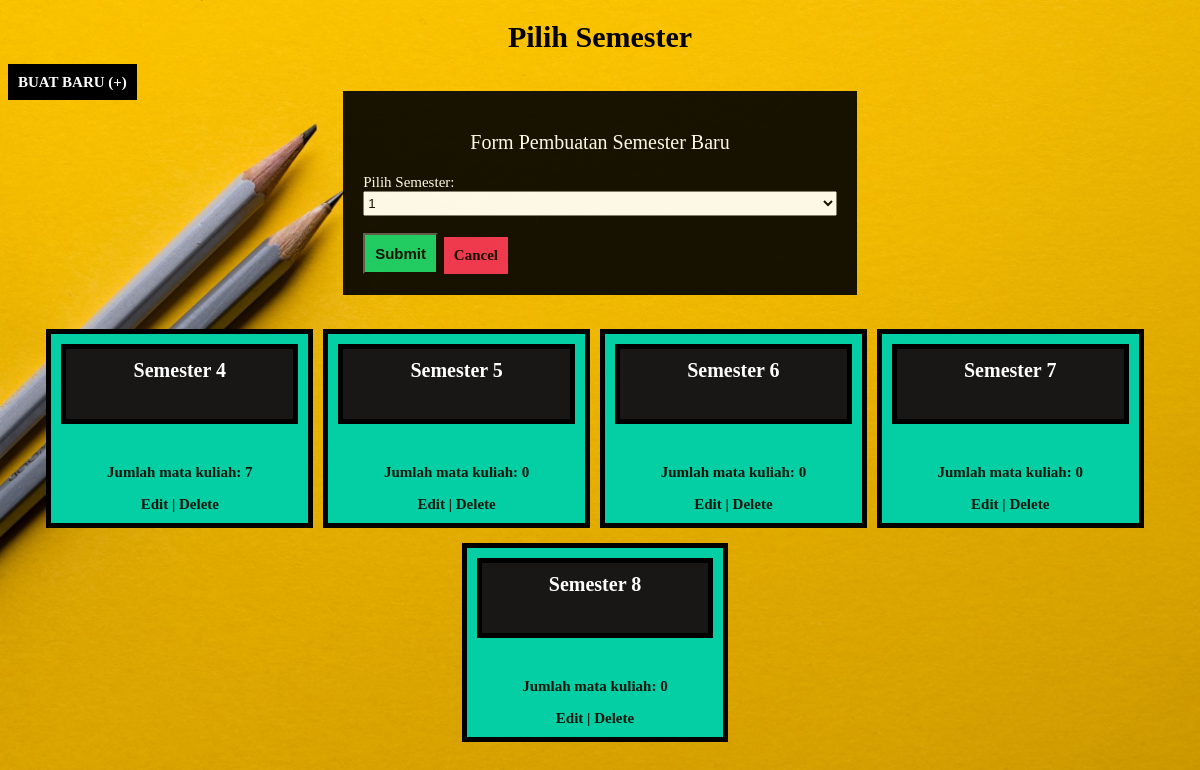
/index.php?buat_baru, run on the app's committed database.
### tables this page shows
CREATE TABLE `semester` (
  `id_semester` int(11) NOT NULL,
  `semester` int(1) NOT NULL
);

### tampil/tampil_smt.php (called while the page is built)
<?php
	include "koneksi.php";
	$tampil_smt = mysqli_query($koneksi, "SELECT * FROM semester ORDER BY semester");
	$banyak_smt = mysqli_num_rows($tampil_smt);
 ?>

### functions.php (called while the page is built, shortened)
<?php
include "koneksi.php";
function hitung_jumlah_matkul($id_semester){
	global $koneksi;
	$query = mysqli_query($koneksi, "SELECT * FROM mata_kuliah WHERE id_semester = $id_semester");
	$jumlah_matkul = mysqli_num_rows($query);
	return $jumlah_matkul;
}
 ?>

### index.php (the view, shortened to what this page needs)
<?php
	include "tampil/tampil_smt.php";
	include "functions.php";
 ?>
<!DOCTYPE html>
<html>
<head>
	<link rel="stylesheet" type="text/css" href="css/style.css">
</head>
<body>
	<h1>Pilih Semester</h1>
	<a href="index.php?buat_baru" class="tombol">BUAT BARU (+)</a>
	<?php if (isset($_GET['buat_baru'])): ?>
		<div class="form">
		<?php if (isset($_GET['id_semester'])): ?>
			<p class="judul-form">Form Edit Semester</p>
			<form method="post" action="edit/edit_smt.php">
		<?php else: ?>
			<p class="judul-form">Form Pembuatan Semester Baru</p>
			<form method="post" action="proses/proses_smt.php">
		<?php endif ?>
				<label>Pilih Semester: </label>
				<select name="semester" required autofocus>
					<?php for ($i=1; $i <= 8; $i++) : ?>
					<option><?php echo $i; ?></option>
					<?php endfor ?>
				</select><br><br>
				<button type="submit" name="submit" class="tombol">Submit</button>
				<a href="index.php" class="tombol">Cancel</a>
			</form>
		</div>
	<?php endif ?>
	<br><br>
	<div class="bungkus_kotak">
	<?php if ($banyak_smt > 0): ?>
		<?php while($data = mysqli_fetch_assoc($tampil_smt)) { ?>
			<a href="hlm_matkul.php?id_semester=<?php echo $data['id_semester'] ?>">
				<div class="kotak">
					<p class="judul_kotak">Semester <?php echo $data['semester'] ?></p>
					<p>Jumlah mata kuliah: <?php echo hitung_jumlah_matkul($data['id_semester']) ?></p>
					<a href="index.php?id_semester=<?php echo $data['id_semester'] ?>&buat_baru">Edit | </a>
					<a href="hapus/hapus_smt.php?id_semester=<?php echo $data['id_semester'] ?>" onclick="return confirm('Yakin ingin menghapus data ini?');">Delete</a>
				</div>
			</a>
		<?php } ?>
	<?php else: ?>
		<h3>Belum Ada Semester</h3>
	<?php endif ?>
	</div>
</body>
</html>

### css/style.css (style rules this page uses)
body { background-image: url('../gambar/joanna-kosinska-1_CMoFsPfso-unsplash.jpg'); background-size: cover; font-family: verdana; font-size: 15px; }
h1, h2, h3 { text-align: center; }
.bungkus_kotak { display: flex; flex-flow: row wrap; justify-content: center; }
.kotak { width: 20%; background-color: #03CEA4; border: 5px solid black; margin-right: 10px; margin-bottom: 15px; padding: 10px; text-align: center; min-height: 150px; }
.judul_kotak { position: relative; bottom: 20px; border: 5px solid black; padding: 10px; background-color: #191716; font-size: 20px; font-weight: bold; text-decoration: none; min-height: 50px; color: white; }
.kotak>a { font-weight: bold; text-decoration: none; color: #0D160B; }
.kotak p { word-wrap: break-word; }
select, option, input, textarea { width: 100%; }
select, option, input { width: 100%; height: 25px; }
.form { background-color: black; opacity: 90%; padding: 20px; width: 40%; margin: auto; }
.judul-form { text-align: center; font-size: 20px; color: white; }
.form label { color: white; }
.form a { text-decoration: none; display: inline-block; border: 2px solid black; position: relative; top: 1px; background-color: #EF2D56; color: black; }
.form button { background-color: #0CCE6B; color: black; }
.tombol { background-color: black; color: white; padding: 10px; font-size: 15px; font-weight: bold; text-decoration: none; }

### data on the page
semester: semester "4", id_semester "7"
semester: semester "5", id_semester "0"
semester: semester "6", id_semester "0"
semester: semester "7", id_semester "0"
semester: semester "8", id_semester "0"

### other printed values
form field semester "1"
